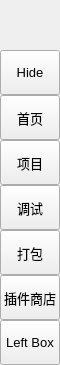
        <widget class="QFrame" name="leftMenuBg">
         <property name="minimumSize">
          <size>
           <width>60</width>
           <height>0</height>
          </size>
         </property>
         <property name="maximumSize">
          <size>
           <width>60</width>
           <height>16777215</height>
          </size>
         </property>
         <property name="frameShape">
          <enum>QFrame::NoFrame</enum>
         </property>
         <property name="frameShadow">
          <enum>QFrame::Raised</enum>
         </property>
         <layout class="QVBoxLayout" name="verticalLayout_3">
          <property name="spacing">
           <number>0</number>
          </property>
          <property name="leftMargin">
           <number>0</number>
          </property>
          <property name="topMargin">
           <number>0</number>
          </property>
          <property name="rightMargin">
           <number>0</number>
          </property>
          <property name="bottomMargin">
           <number>0</number>
          </property>
          <item>
           <widget class="QFrame" name="topLogoInfo">
            <property name="minimumSize">
             <size>
              <width>0</width>
              <height>50</height>
             </size>
            </property>
            <property name="maximumSize">
             <size>
              <width>16777215</width>
              <height>50</height>
             </size>
            </property>
            <property name="frameShape">
             <enum>QFrame::NoFrame</enum>
            </property>
            <property name="frameShadow">
             <enum>QFrame::Raised</enum>
            </property>
            <widget class="QFrame" name="topLogo">
             <property name="geometry">
              <rect>
               <x>10</x>
               <y>5</y>
               <width>42</width>
               <height>42</height>
              </rect>
             </property>
             <property name="minimumSize">
              <size>
               <width>42</width>
               <height>42</height>
              </size>
             </property>
             <property name="maximumSize">
              <size>
               <width>42</width>
               <height>42</height>
              </size>
             </property>
             <property name="frameShape">
              <enum>QFrame::NoFrame</enum>
             </property>
             <property name="frameShadow">
              <enum>QFrame::Raised</enum>
             </property>
            </widget>
            <widget class="QLabel" name="titleLeftApp">
             <property name="geometry">
              <rect>
               <x>70</x>
               <y>8</y>
               <width>160</width>
               <height>20</height>
              </rect>
             </property>
             <property name="font">
              <font>
               <family>Segoe UI Semibold</family>
               <pointsize>12</pointsize>
               <italic>false</italic>
               <bold>false</bold>
              </font>
             </property>
             <property name="text">
              <string>PyDracula</string>
             </property>
             <property name="alignment">
              <set>Qt::AlignLeading|Qt::AlignLeft|Qt::AlignTop</set>
             </property>
            </widget>
            <widget class="QLabel" name="titleLeftDescription">
             <property name="geometry">
              <rect>
               <x>70</x>
               <y>27</y>
               <width>160</width>
               <height>16</height>
              </rect>
             </property>
             <property name="maximumSize">
              <size>
               <width>16777215</width>
               <height>16</height>
              </size>
             </property>
             <property name="font">
              <font>
               <family>Segoe UI</family>
               <pointsize>8</pointsize>
               <italic>false</italic>
               <bold>false</bold>
              </font>
             </property>
             <property name="text">
              <string>Modern GUI / Flat Style</string>
             </property>
             <property name="alignment">
              <set>Qt::AlignLeading|Qt::AlignLeft|Qt::AlignTop</set>
             </property>
            </widget>
           </widget>
          </item>
          <item>
           <widget class="QFrame" name="leftMenuFrame">
            <property name="frameShape">
             <enum>QFrame::NoFrame</enum>
            </property>
            <property name="frameShadow">
             <enum>QFrame::Raised</enum>
            </property>
            <layout class="QVBoxLayout" name="verticalMenuLayout">
             <property name="spacing">
              <number>0</number>
             </property>
             <property name="leftMargin">
              <number>0</number>
             </property>
             <property name="topMargin">
              <number>0</number>
             </property>
             <property name="rightMargin">
              <number>0</number>
             </property>
             <property name="bottomMargin">
              <number>0</number>
             </property>
             <item>
              <widget class="QFrame" name="toggleBox">
               <property name="maximumSize">
                <size>
                 <width>16777215</width>
                 <height>45</height>
                </size>
               </property>
               <property name="frameShape">
                <enum>QFrame::NoFrame</enum>
               </property>
               <property name="frameShadow">
                <enum>QFrame::Raised</enum>
               </property>
               <layout class="QVBoxLayout" name="verticalLayout_4">
                <property name="spacing">
                 <number>0</number>
                </property>
                <property name="leftMargin">
                 <number>0</number>
                </property>
                <property name="topMargin">
                 <number>0</number>
                </property>
                <property name="rightMargin">
                 <number>0</number>
                </property>
                <property name="bottomMargin">
                 <number>0</number>
                </property>
                <item>
                 <widget class="QPushButton" name="toggleButton">
                  <property name="sizePolicy">
                   <sizepolicy hsizetype="Expanding" vsizetype="Fixed">
                    <horstretch>0</horstretch>
                    <verstretch>0</verstretch>
                   </sizepolicy>
                  </property>
                  <property name="minimumSize">
                   <size>
                    <width>0</width>
                    <height>45</height>
                   </size>
                  </property>
                  <property name="font">
                   <font>
                    <family>Segoe UI</family>
                    <pointsize>10</pointsize>
                    <italic>false</italic>
                    <bold>false</bold>
                   </font>
                  </property>
                  <property name="cursor">
                   <cursorShape>PointingHandCursor</cursorShape>
                  </property>
                  <property name="layoutDirection">
                   <enum>Qt::LeftToRight</enum>
                  </property>
                  <property name="styleSheet">
                   <string notr="true">background-image: url(:/icons/images/icons/icon_menu.png);</string>
                  </property>
                  <property name="text">
                   <string>Hide</string>
                  </property>
                 </widget>
                </item>
               </layout>
              </widget>
             </item>
             <item alignment="Qt::AlignTop">
              <widget class="QFrame" name="topMenu">
               <property name="frameShape">
                <enum>QFrame::NoFrame</enum>
               </property>
               <property name="frameShadow">
                <enum>QFrame::Raised</enum>
               </property>
               <layout class="QVBoxLayout" name="verticalLayout_8">
                <property name="spacing">
                 <number>0</number>
                </property>
                <property name="leftMargin">
                 <number>0</number>
                </property>
                <property name="topMargin">
                 <number>0</number>
                </property>
                <property name="rightMargin">
                 <number>0</number>
                </property>
                <property name="bottomMargin">
                 <number>0</number>
                </property>
                <item>
                 <widget class="QPushButton" name="btn_home">
                  <property name="sizePolicy">
                   <sizepolicy hsizetype="Expanding" vsizetype="Fixed">
                    <horstretch>0</horstretch>
                    <verstretch>0</verstretch>
                   </sizepolicy>
                  </property>
                  <property name="minimumSize">
                   <size>
                    <width>0</width>
                    <height>45</height>
                   </size>
                  </property>
                  <property name="font">
                   <font>
                    <family>Segoe UI</family>
                    <pointsize>10</pointsize>
                    <italic>false</italic>
                    <bold>false</bold>
                   </font>
                  </property>
                  <property name="cursor">
                   <cursorShape>PointingHandCursor</cursorShape>
                  </property>
                  <property name="layoutDirection">
                   <enum>Qt::LeftToRight</enum>
                  </property>
                  <property name="styleSheet">
                   <string notr="true">background-image: url(:/icons/images/icons/cil-home.png);</string>
                  </property>
                  <property name="text">
                   <string>首页</string>
                  </property>
                 </widget>
                </item>
                <item>
                 <widget class="QPushButton" name="btn_pro">
                  <property name="sizePolicy">
                   <sizepolicy hsizetype="Expanding" vsizetype="Fixed">
                    <horstretch>0</horstretch>
                    <verstretch>0</verstretch>
                   </sizepolicy>
                  </property>
                  <property name="minimumSize">
                   <size>
                    <width>0</width>
                    <height>45</height>
                   </size>
                  </property>
                  <property name="font">
                   <font>
                    <family>Segoe UI</family>
                    <pointsize>10</pointsize>
                    <italic>false</italic>
                    <bold>false</bold>
                   </font>
                  </property>
                  <property name="cursor">
                   <cursorShape>PointingHandCursor</cursorShape>
                  </property>
                  <property name="layoutDirection">
                   <enum>Qt::LeftToRight</enum>
                  </property>
                  <property name="styleSheet">
                   <string notr="true">background-image: url(:/icons/images/icons/cil-3d.png);</string>
                  </property>
                  <property name="text">
                   <string>项目</string>
                  </property>
                 </widget>
                </item>
                <item>
                 <widget class="QPushButton" name="btn_debug">
                  <property name="sizePolicy">
                   <sizepolicy hsizetype="Expanding" vsizetype="Fixed">
                    <horstretch>0</horstretch>
                    <verstretch>0</verstretch>
                   </sizepolicy>
                  </property>
                  <property name="minimumSize">
                   <size>
                    <width>0</width>
                    <height>45</height>
                   </size>
                  </property>
                  <property name="font">
                   <font>
                    <family>Segoe UI</family>
                    <pointsize>10</pointsize>
                    <italic>false</italic>
                    <bold>false</bold>
                   </font>
                  </property>
                  <property name="cursor">
                   <cursorShape>PointingHandCursor</cursorShape>
                  </property>
                  <property name="layoutDirection">
                   <enum>Qt::LeftToRight</enum>
                  </property>
                  <property name="styleSheet">
                   <string notr="true">background-image:url(:/icons/images/icons/cil-equalizer.png);</string>
                  </property>
                  <property name="text">
                   <string>调试</string>
                  </property>
                 </widget>
                </item>
                <item>
                 <widget class="QPushButton" name="btn_build">
                  <property name="sizePolicy">
                   <sizepolicy hsizetype="Expanding" vsizetype="Fixed">
                    <horstretch>0</horstretch>
                    <verstretch>0</verstretch>
                   </sizepolicy>
                  </property>
                  <property name="minimumSize">
                   <size>
                    <width>0</width>
                    <height>45</height>
                   </size>
                  </property>
                  <property name="font">
                   <font>
                    <family>Segoe UI</family>
                    <pointsize>10</pointsize>
                    <italic>false</italic>
                    <bold>false</bold>
                   </font>
                  </property>
                  <property name="cursor">
                   <cursorShape>PointingHandCursor</cursorShape>
                  </property>
                  <property name="layoutDirection">
                   <enum>Qt::LeftToRight</enum>
                  </property>
                  <property name="styleSheet">
                   <string notr="true">background-image:url(:/icons/images/icons/cil-dog.png);</string>
                  </property>
                  <property name="text">
                   <string>打包</string>
                  </property>
                 </widget>
                </item>
                <item>
                 <widget class="QPushButton" name="btn_exit">
                  <property name="sizePolicy">
                   <sizepolicy hsizetype="Expanding" vsizetype="Fixed">
                    <horstretch>0</horstretch>
                    <verstretch>0</verstretch>
                   </sizepolicy>
                  </property>
                  <property name="minimumSize">
                   <size>
                    <width>0</width>
                    <height>45</height>
                   </size>
                  </property>
                  <property name="font">
                   <font>
                    <family>Segoe UI</family>
                    <pointsize>10</pointsize>
                    <italic>false</italic>
                    <bold>false</bold>
                   </font>
                  </property>
                  <property name="cursor">
                   <cursorShape>PointingHandCursor</cursorShape>
                  </property>
                  <property name="layoutDirection">
                   <enum>Qt::LeftToRight</enum>
                  </property>
                  <property name="styleSheet">
                   <string notr="true">background-image:url(:/icons/images/icons/cil-input-power.png);</string>
                  </property>
                  <property name="text">
                   <string>插件商店</string>
                  </property>
                 </widget>
                </item>
               </layout>
              </widget>
             </item>
             <item alignment="Qt::AlignBottom">
              <widget class="QFrame" name="bottomMenu">
               <property name="frameShape">
                <enum>QFrame::NoFrame</enum>
               </property>
               <property name="frameShadow">
                <enum>QFrame::Raised</enum>
               </property>
               <layout class="QVBoxLayout" name="verticalLayout_9">
                <property name="spacing">
                 <number>0</number>
                </property>
                <property name="leftMargin">
                 <number>0</number>
                </property>
                <property name="topMargin">
                 <number>0</number>
                </property>
                <property name="rightMargin">
                 <number>0</number>
                </property>
                <property name="bottomMargin">
                 <number>0</number>
                </property>
                <item>
                 <widget class="QPushButton" name="toggleLeftBox">
                  <property name="sizePolicy">
                   <sizepolicy hsizetype="Expanding" vsizetype="Fixed">
                    <horstretch>0</horstretch>
                    <verstretch>0</verstretch>
                   </sizepolicy>
                  </property>
                  <property name="minimumSize">
                   <size>
                    <width>0</width>
                    <height>45</height>
                   </size>
                  </property>
                  <property name="font">
                   <font>
                    <family>Segoe UI</family>
                    <pointsize>10</pointsize>
                    <italic>false</italic>
                    <bold>false</bold>
                   </font>
                  </property>
                  <property name="cursor">
                   <cursorShape>PointingHandCursor</cursorShape>
                  </property>
                  <property name="layoutDirection">
                   <enum>Qt::LeftToRight</enum>
                  </property>
                  <property name="styleSheet">
                   <string notr="true">background-image: url(:/icons/images/icons/icon_settings.png);</string>
                  </property>
                  <property name="text">
                   <string>Left Box</string>
                  </property>
                 </widget>
                </item>
               </layout>
              </widget>
             </item>
            </layout>
           </widget>
          </item>
         </layout>
        </widget>
